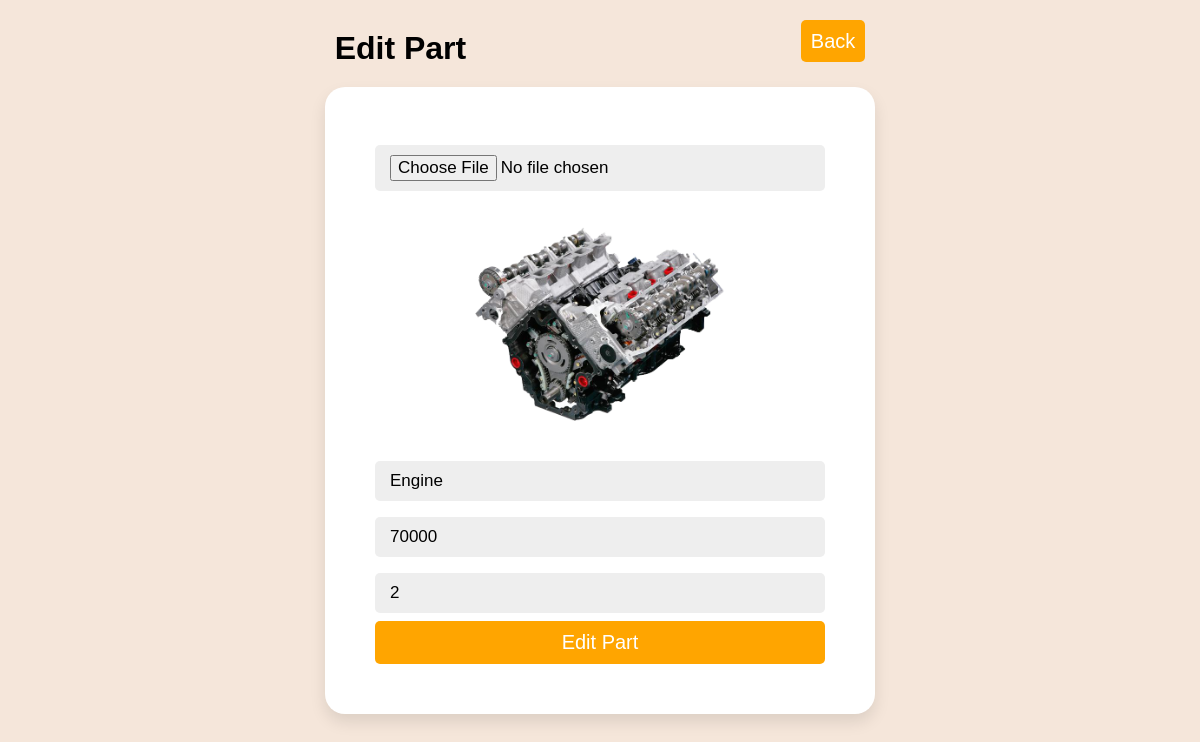
/admin/edt-part.php?id=2, run on an earlier commit of the app's database.
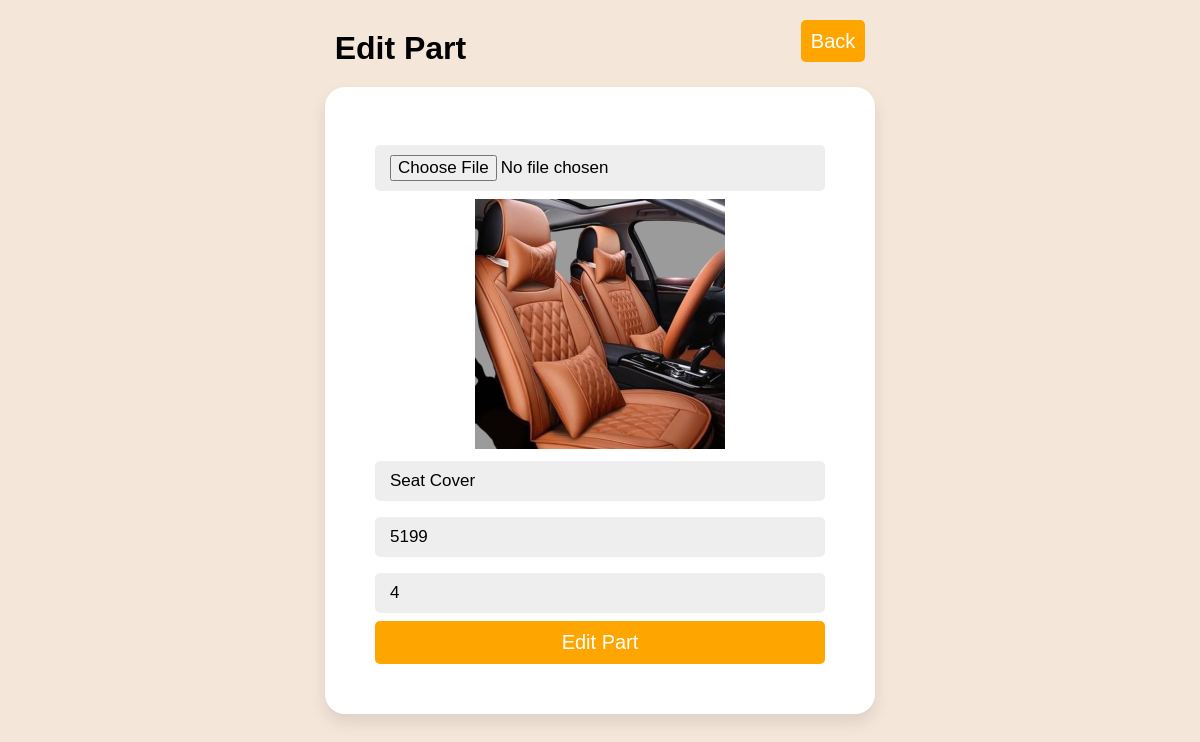
And on a later commit of the database.
### tables this page shows
CREATE TABLE `parts` (
  `ID` int(11) NOT NULL,
  `p_name` varchar(50) NOT NULL,
  `p_price` int(20) NOT NULL,
  `p_quantity` int(20) NOT NULL,
  `Image` varchar(255) NOT NULL
);

### admin/edt-part.php (the view, shortened to what this page needs)
<!DOCTYPE html>
<html lang="en">
<head>
</head>
<body>
    <header>
        <h1>Edit Part</h1>
        <div>
            <a href="add-parts.php" class="form-btn">Back</a>
        </div>
    </header>
    <div class="form-container">
        <form action="e-part.php" method="post" enctype="multipart/form-data">
            <?php
            include '../connect.php';
            if (isset($_GET['id'])) {
                $id = $_GET['id'];
                $sql = "SELECT * FROM parts WHERE ID=$id";
                $result = mysqli_query($conn, $sql);
                $data = mysqli_fetch_array($result);
                ?>
                <div>
                    <input type="file" name="image">
                    <img src="<?php echo $data['Image']; ?>" width='300px' height='150px' alt="" class="box-img">
                </div>
                <div>
                    <input type="text" value="<?php echo $data['p_name']; ?>" name="p_name" placeholder="Name of the Part">
                </div>
                <div>
                    <input type="number" value="<?php echo $data['p_price']; ?>" name="p_price"
                        placeholder="Price of the Part">
                </div>
                <div>
                    <input type="number" value="<?php echo $data['p_quantity']; ?>" name="p_quantity"
                        placeholder="Quantity of the Part">
                </div>
                <div>
                    <button type="submit" name="edt" value="Edit Part" class="form-btn" style="width:100%">Edit
                        Part</button>
                </div>
                <?php
            } else {
                echo "<h3>Part Does Not Exist</h3>";
            }
            ?>
        </form>
    </div>
</body>
</html>

What changed in the data, as far as the page shows it:
changed parts: Image: a different picture; p_name "Engine" → "Seat Cover"; p_price "70000" → "5199"; p_quantity "2" → "4"
